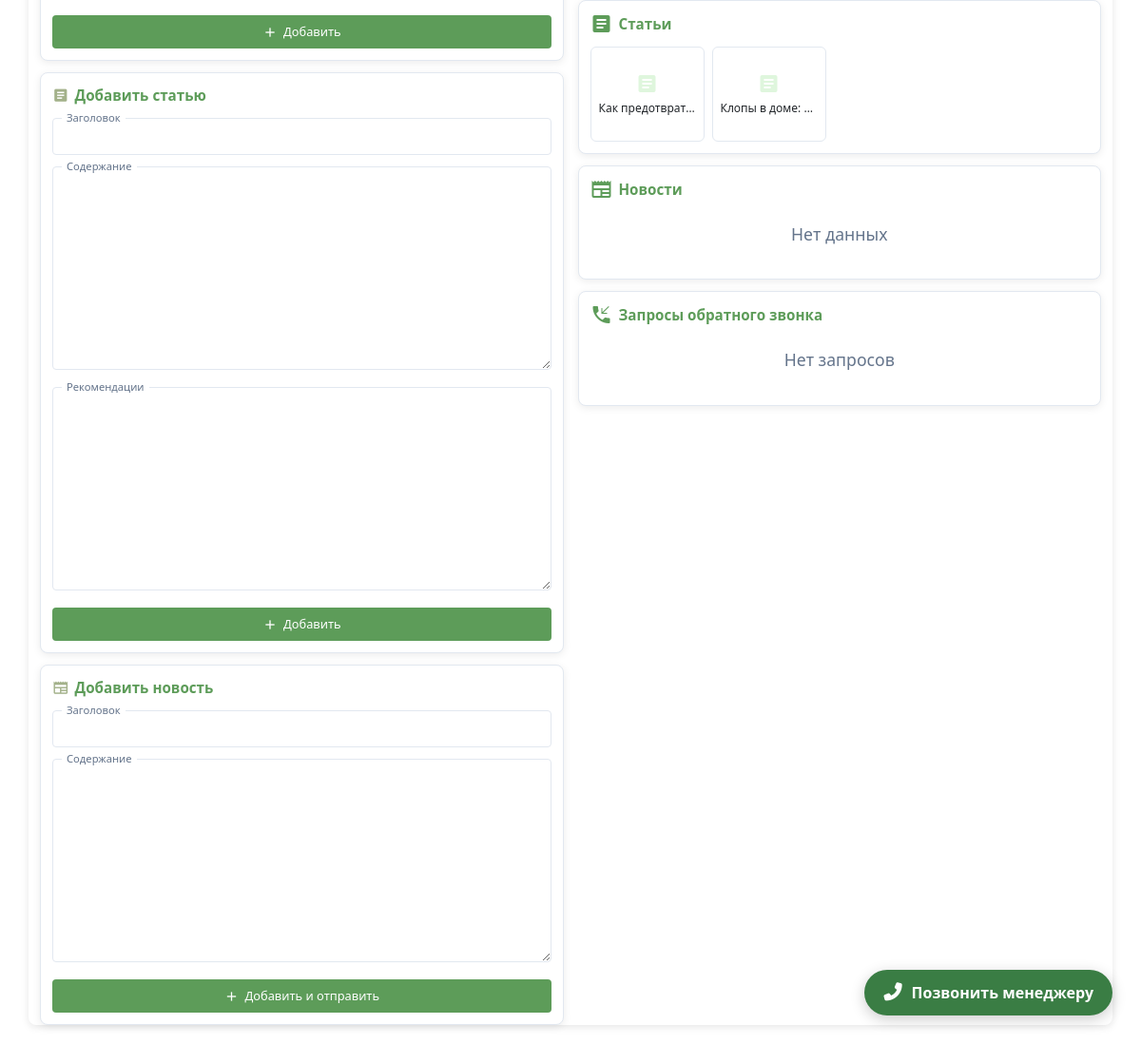
/accounts/admin-panel/ (signed in, lower part), run on an earlier commit of the app's database.
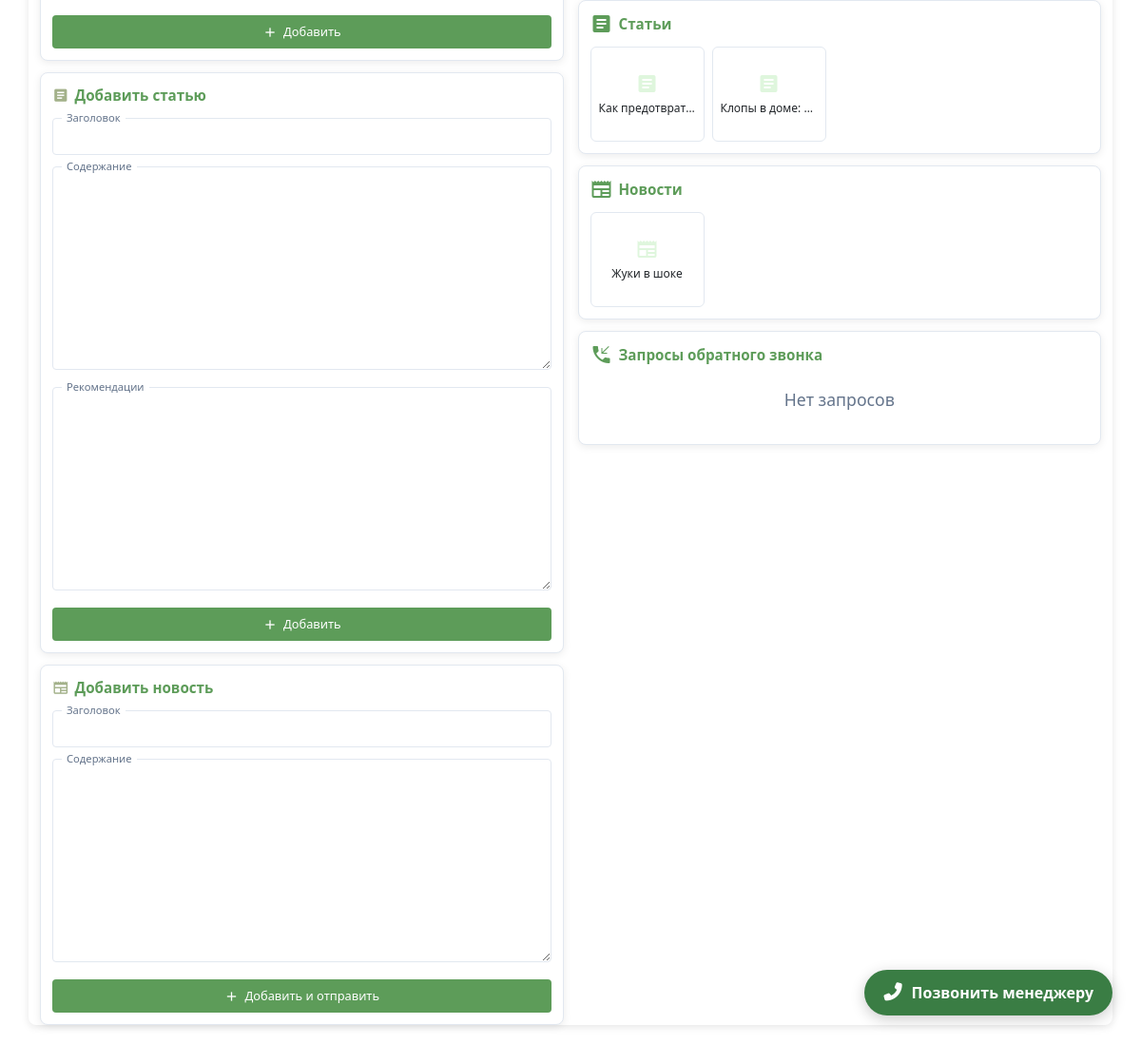
And on a later commit of the database.
### accounts/models.py (models this page shows, shortened)
class Article(models.Model):
    title = models.CharField(max_length=255, verbose_name="Заголовок")
    content = models.TextField(verbose_name="Содержание")
    recommendations = models.TextField(verbose_name="Рекомендации по профилактике и санитарии")
    created_at = models.DateTimeField(auto_now_add=True, verbose_name="Дата создания")
    updated_at = models.DateTimeField(auto_now=True, verbose_name="Дата обновления")

class News(models.Model):
    title = models.CharField(max_length=255, verbose_name="Заголовок")
    content = models.TextField(verbose_name="Содержание")
    created_at = models.DateTimeField(auto_now_add=True, verbose_name="Дата создания")
    updated_at = models.DateTimeField(auto_now=True, verbose_name="Дата обновления")
    class Meta:
        verbose_name = "Новость"
        verbose_name_plural = "Новости"

### accounts/views.py (the view, shortened to what this page needs)
# urls.py: path('admin-panel/', views.admin_panel, name='admin_panel'),
@login_required
@user_passes_test(lambda u: u.is_staff)
def admin_panel(request):
    beetle_form = BeetleForm()
    service_form = ServiceForm()
    article_form = ArticleForm()
    news_form = NewsForm()
    callback_form = CallbackRequestForm()
    message = ''
    beetles = Beetle.objects.all()
    services = Service.objects.all()
    articles = Article.objects.all()
    news = News.objects.all()
    callbacks = CallbackRequest.objects.all().order_by('-created_at')
    return render(request, 'accounts/admin_panel.html', {
        'beetle_form': beetle_form,
        'service_form': service_form,
        'article_form': article_form,
        'news_form': news_form,
        'callback_form': callback_form,
        'message': message,
        'beetles': beetles,
        'services': services,
        'articles': articles,
        'news': news,
        'callbacks': callbacks,
    })

### accounts/forms.py
class BeetleForm(forms.ModelForm):
    class Meta:
        model = Beetle
        fields = ['name', 'icon_class', 'beetle_image', 'description']

class ServiceForm(forms.ModelForm):
    class Meta:
        model = Service
        fields = ['name', 'description', 'price_min', 'price_max', 'equipment_image']

### templates/accounts/admin_panel.html (shortened to what the changed rows need)
{% load static %}
<!DOCTYPE html>
<html lang="ru">
<head>
    <link rel="stylesheet" href="{% static 'css/style.css' %}">
</head>
<body>
{% include 'includes/navbar.html' %}
<div class="container">
    <div class="data-column">
        <div class="data-card">
            {% if articles %}
            <div class="card-grid">
                {% for article in articles %}
                <div class="card-item" onclick="showDetails('article', {{ article.id }})">
                    <span class="material-icons">article</span>
                    <span>{{ article.title }}</span>
                </div>
                {% endfor %}
            </div>
            {% else %}
            <p class="empty-message">Нет данных</p>
            {% endif %}
        </div>
        <div class="data-card">
            <div class="data-header">
                <span class="material-icons">newspaper</span>
                <span>Новости</span>
            </div>
            {% if news %}
            <div class="card-grid">
                {% for news_item in news %}
                <div class="card-item" onclick="showDetails('news', {{ news_item.id }})">
                    <span class="material-icons">newspaper</span>
                    <span>{{ news_item.title }}</span>
                </div>
                {% endfor %}
            </div>
            {% else %}
            <p class="empty-message">Нет данных</p>
            {% endif %}
        </div>
    </div>
</div>
</body>
</html>

What changed in the data, as far as the page shows it:
added News: title "Жуки в шоке"
Also different on the page:
text no longer shown: "Нет данных"
